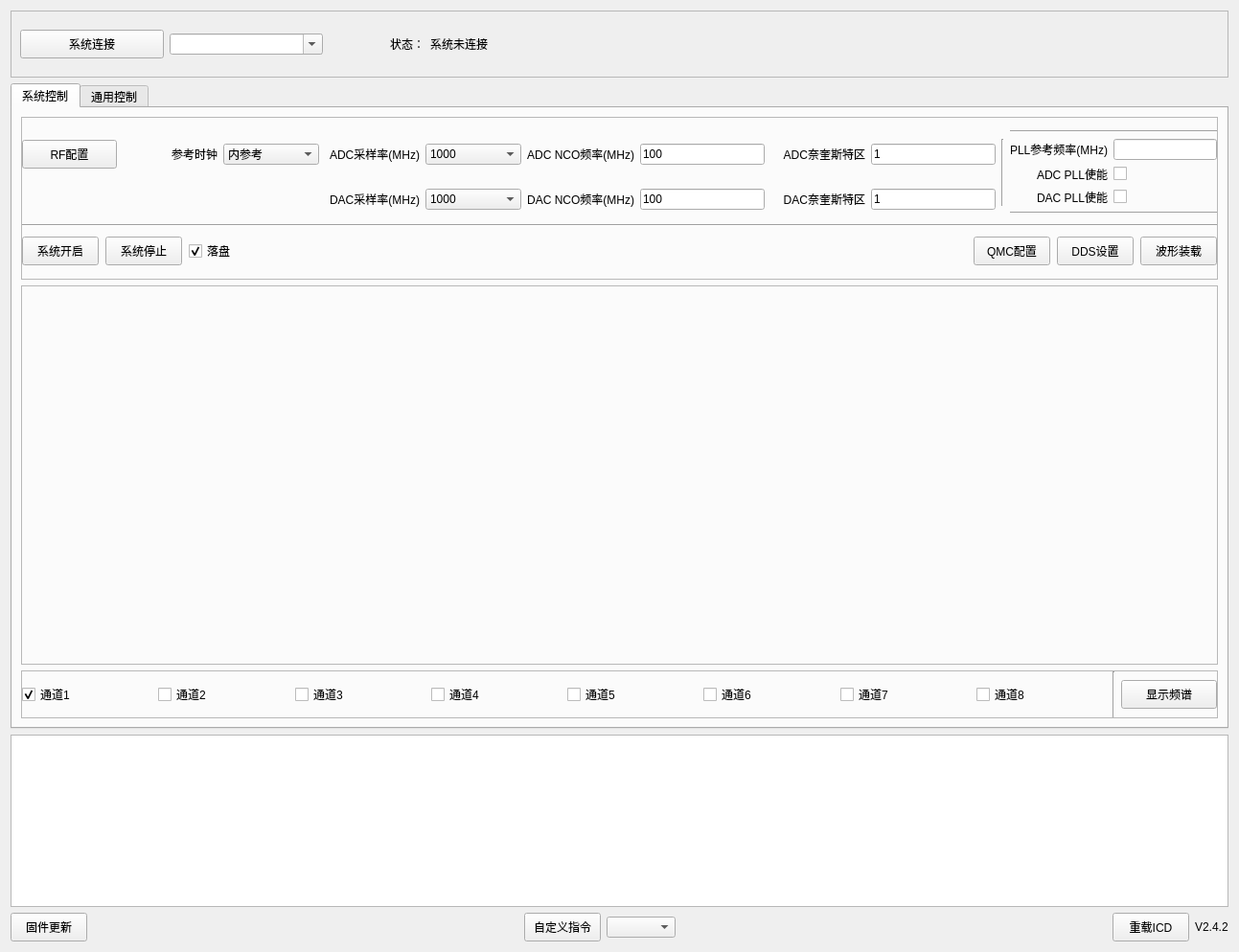
<?xml version="1.0" encoding="UTF-8"?>
<ui version="4.0">
 <class>Form</class>
 <widget class="QWidget" name="Form">
  <property name="windowModality">
   <enum>Qt::NonModal</enum>
  </property>
  <property name="geometry">
   <rect>
    <x>0</x>
    <y>0</y>
    <width>1293</width>
    <height>994</height>
   </rect>
  </property>
  <property name="sizePolicy">
   <sizepolicy hsizetype="Preferred" vsizetype="Preferred">
    <horstretch>0</horstretch>
    <verstretch>0</verstretch>
   </sizepolicy>
  </property>
  <property name="minimumSize">
   <size>
    <width>1200</width>
    <height>992</height>
   </size>
  </property>
  <property name="windowTitle">
   <string>Control</string>
  </property>
  <layout class="QVBoxLayout" name="verticalLayout">
   <item>
    <layout class="QGridLayout" name="gridLayout">
     <item row="3" column="6">
      <widget class="QLabel" name="label_4">
       <property name="text">
        <string>V2.4.2</string>
       </property>
      </widget>
     </item>
     <item row="3" column="1">
      <spacer name="horizontalSpacer_3">
       <property name="orientation">
        <enum>Qt::Horizontal</enum>
       </property>
       <property name="sizeHint" stdset="0">
        <size>
         <width>40</width>
         <height>20</height>
        </size>
       </property>
      </spacer>
     </item>
     <item row="3" column="3">
      <widget class="QComboBox" name="select_command">
       <property name="minimumSize">
        <size>
         <width>0</width>
         <height>0</height>
        </size>
       </property>
      </widget>
     </item>
     <item row="3" column="0">
      <widget class="QPushButton" name="btn_framwork_up">
       <property name="minimumSize">
        <size>
         <width>0</width>
         <height>30</height>
        </size>
       </property>
       <property name="text">
        <string>固件更新</string>
       </property>
      </widget>
     </item>
     <item row="0" column="0" colspan="7">
      <widget class="QFrame" name="frame_2">
       <property name="maximumSize">
        <size>
         <width>16777215</width>
         <height>70</height>
        </size>
       </property>
       <property name="frameShape">
        <enum>QFrame::StyledPanel</enum>
       </property>
       <property name="frameShadow">
        <enum>QFrame::Raised</enum>
       </property>
       <layout class="QHBoxLayout" name="horizontalLayout_2">
        <item>
         <layout class="QHBoxLayout" name="horizontalLayout">
          <item>
           <widget class="QPushButton" name="btn_connect">
            <property name="minimumSize">
             <size>
              <width>150</width>
              <height>30</height>
             </size>
            </property>
            <property name="maximumSize">
             <size>
              <width>150</width>
              <height>16777215</height>
             </size>
            </property>
            <property name="text">
             <string>系统连接</string>
            </property>
           </widget>
          </item>
          <item>
           <widget class="QComboBox" name="select_link_addr">
            <property name="minimumSize">
             <size>
              <width>160</width>
              <height>0</height>
             </size>
            </property>
            <property name="editable">
             <bool>true</bool>
            </property>
           </widget>
          </item>
          <item>
           <widget class="QLabel" name="label_2">
            <property name="minimumSize">
             <size>
              <width>100</width>
              <height>0</height>
             </size>
            </property>
            <property name="maximumSize">
             <size>
              <width>100</width>
              <height>16777215</height>
             </size>
            </property>
            <property name="text">
             <string>状态：</string>
            </property>
            <property name="alignment">
             <set>Qt::AlignRight|Qt::AlignTrailing|Qt::AlignVCenter</set>
            </property>
           </widget>
          </item>
          <item>
           <widget class="QLabel" name="label_status">
            <property name="text">
             <string>系统未连接</string>
            </property>
           </widget>
          </item>
          <item>
           <spacer name="horizontalSpacer">
            <property name="orientation">
             <enum>Qt::Horizontal</enum>
            </property>
            <property name="sizeHint" stdset="0">
             <size>
              <width>40</width>
              <height>20</height>
             </size>
            </property>
           </spacer>
          </item>
          <item>
           <widget class="QLabel" name="label">
            <property name="text">
             <string/>
            </property>
           </widget>
          </item>
          <item>
           <widget class="QLabel" name="label_3">
            <property name="text">
             <string/>
            </property>
           </widget>
          </item>
         </layout>
        </item>
        <item>
         <widget class="QLabel" name="lab_logo">
          <property name="minimumSize">
           <size>
            <width>60</width>
            <height>50</height>
           </size>
          </property>
          <property name="maximumSize">
           <size>
            <width>60</width>
            <height>50</height>
           </size>
          </property>
          <property name="text">
           <string/>
          </property>
         </widget>
        </item>
       </layout>
      </widget>
     </item>
     <item row="3" column="5">
      <widget class="QPushButton" name="btn_reload_icd">
       <property name="minimumSize">
        <size>
         <width>0</width>
         <height>30</height>
        </size>
       </property>
       <property name="text">
        <string>重载ICD</string>
       </property>
      </widget>
     </item>
     <item row="1" column="0" colspan="7">
      <widget class="QTabWidget" name="tabWidget">
       <property name="enabled">
        <bool>true</bool>
       </property>
       <property name="currentIndex">
        <number>0</number>
       </property>
       <property name="iconSize">
        <size>
         <width>16</width>
         <height>16</height>
        </size>
       </property>
       <property name="documentMode">
        <bool>false</bool>
       </property>
       <property name="tabsClosable">
        <bool>false</bool>
       </property>
       <property name="movable">
        <bool>false</bool>
       </property>
       <property name="tabBarAutoHide">
        <bool>false</bool>
       </property>
       <widget class="QWidget" name="tab_2">
        <attribute name="title">
         <string>系统控制</string>
        </attribute>
        <layout class="QGridLayout" name="gridLayout_4">
         <item row="0" column="0">
          <layout class="QGridLayout" name="gridLayout_3">
           <item row="1" column="0">
            <widget class="QFrame" name="frame_5">
             <property name="minimumSize">
              <size>
               <width>0</width>
               <height>300</height>
              </size>
             </property>
             <property name="frameShape">
              <enum>QFrame::StyledPanel</enum>
             </property>
             <property name="frameShadow">
              <enum>QFrame::Raised</enum>
             </property>
             <layout class="QHBoxLayout" name="horizontalLayout_8">
              <property name="leftMargin">
               <number>0</number>
              </property>
              <property name="topMargin">
               <number>0</number>
              </property>
              <property name="rightMargin">
               <number>0</number>
              </property>
              <property name="bottomMargin">
               <number>0</number>
              </property>
              <item>
               <layout class="QGridLayout" name="grid_graph">
                <property name="leftMargin">
                 <number>10</number>
                </property>
                <property name="topMargin">
                 <number>10</number>
                </property>
                <property name="rightMargin">
                 <number>10</number>
                </property>
                <property name="bottomMargin">
                 <number>10</number>
                </property>
               </layout>
              </item>
             </layout>
            </widget>
           </item>
           <item row="2" column="0">
            <widget class="QFrame" name="frame">
             <property name="minimumSize">
              <size>
               <width>0</width>
               <height>7</height>
              </size>
             </property>
             <property name="maximumSize">
              <size>
               <width>16777215</width>
               <height>50</height>
              </size>
             </property>
             <property name="frameShape">
              <enum>QFrame::StyledPanel</enum>
             </property>
             <property name="frameShadow">
              <enum>QFrame::Raised</enum>
             </property>
             <layout class="QHBoxLayout" name="horizontalLayout_6">
              <property name="leftMargin">
               <number>0</number>
              </property>
              <property name="topMargin">
               <number>0</number>
              </property>
              <property name="rightMargin">
               <number>0</number>
              </property>
              <property name="bottomMargin">
               <number>0</number>
              </property>
              <item>
               <layout class="QHBoxLayout" name="horizontalLayout_5">
                <item>
                 <widget class="QCheckBox" name="chk1">
                  <property name="text">
                   <string>通道1</string>
                  </property>
                  <property name="checked">
                   <bool>true</bool>
                  </property>
                 </widget>
                </item>
                <item>
                 <widget class="QCheckBox" name="chk2">
                  <property name="text">
                   <string>通道2</string>
                  </property>
                 </widget>
                </item>
                <item>
                 <widget class="QCheckBox" name="chk3">
                  <property name="text">
                   <string>通道3</string>
                  </property>
                 </widget>
                </item>
                <item>
                 <widget class="QCheckBox" name="chk4">
                  <property name="text">
                   <string>通道4</string>
                  </property>
                 </widget>
                </item>
                <item>
                 <widget class="QCheckBox" name="chk5">
                  <property name="text">
                   <string>通道5</string>
                  </property>
                 </widget>
                </item>
                <item>
                 <widget class="QCheckBox" name="chk6">
                  <property name="text">
                   <string>通道6</string>
                  </property>
                 </widget>
                </item>
                <item>
                 <widget class="QCheckBox" name="chk7">
                  <property name="text">
                   <string>通道7</string>
                  </property>
                 </widget>
                </item>
                <item>
                 <widget class="QCheckBox" name="chk8">
                  <property name="text">
                   <string>通道8</string>
                  </property>
                 </widget>
                </item>
                <item>
                 <widget class="Line" name="line">
                  <property name="orientation">
                   <enum>Qt::Vertical</enum>
                  </property>
                 </widget>
                </item>
                <item>
                 <widget class="QPushButton" name="btn_show_spectrum">
                  <property name="minimumSize">
                   <size>
                    <width>100</width>
                    <height>30</height>
                   </size>
                  </property>
                  <property name="maximumSize">
                   <size>
                    <width>100</width>
                    <height>16777215</height>
                   </size>
                  </property>
                  <property name="text">
                   <string>显示频谱</string>
                  </property>
                 </widget>
                </item>
               </layout>
              </item>
             </layout>
            </widget>
           </item>
           <item row="0" column="0">
            <widget class="QFrame" name="frame_4">
             <property name="minimumSize">
              <size>
               <width>0</width>
               <height>150</height>
              </size>
             </property>
             <property name="maximumSize">
              <size>
               <width>16777215</width>
               <height>170</height>
              </size>
             </property>
             <property name="frameShape">
              <enum>QFrame::StyledPanel</enum>
             </property>
             <property name="frameShadow">
              <enum>QFrame::Raised</enum>
             </property>
             <layout class="QVBoxLayout" name="verticalLayout_3">
              <property name="leftMargin">
               <number>0</number>
              </property>
              <property name="rightMargin">
               <number>0</number>
              </property>
              <item>
               <layout class="QGridLayout" name="gridLayout_7">
                <item row="2" column="7">
                 <widget class="QLabel" name="label_12">
                  <property name="maximumSize">
                   <size>
                    <width>1000</width>
                    <height>16777215</height>
                   </size>
                  </property>
                  <property name="text">
                   <string>DAC奈奎斯特区</string>
                  </property>
                  <property name="alignment">
                   <set>Qt::AlignRight|Qt::AlignTrailing|Qt::AlignVCenter</set>
                  </property>
                 </widget>
                </item>
                <item row="1" column="2">
                 <widget class="QComboBox" name="select_clock">
                  <property name="minimumSize">
                   <size>
                    <width>100</width>
                    <height>0</height>
                   </size>
                  </property>
                  <property name="maximumSize">
                   <size>
                    <width>130</width>
                    <height>16777215</height>
                   </size>
                  </property>
                  <item>
                   <property name="text">
                    <string>内参考</string>
                   </property>
                  </item>
                  <item>
                   <property name="text">
                    <string>外参考</string>
                   </property>
                  </item>
                 </widget>
                </item>
                <item row="1" column="7">
                 <widget class="QLabel" name="label_24">
                  <property name="minimumSize">
                   <size>
                    <width>0</width>
                    <height>0</height>
                   </size>
                  </property>
                  <property name="maximumSize">
                   <size>
                    <width>1000</width>
                    <height>16777215</height>
                   </size>
                  </property>
                  <property name="text">
                   <string>ADC奈奎斯特区</string>
                  </property>
                  <property name="alignment">
                   <set>Qt::AlignRight|Qt::AlignTrailing|Qt::AlignVCenter</set>
                  </property>
                 </widget>
                </item>
                <item row="1" column="3">
                 <widget class="QLabel" name="label_23">
                  <property name="minimumSize">
                   <size>
                    <width>0</width>
                    <height>0</height>
                   </size>
                  </property>
                  <property name="maximumSize">
                   <size>
                    <width>1000</width>
                    <height>16777215</height>
                   </size>
                  </property>
                  <property name="text">
                   <string>ADC采样率(MHz)</string>
                  </property>
                  <property name="alignment">
                   <set>Qt::AlignRight|Qt::AlignTrailing|Qt::AlignVCenter</set>
                  </property>
                 </widget>
                </item>
                <item row="2" column="6">
                 <widget class="QLineEdit" name="txt_dac_noc_f">
                  <property name="maximumSize">
                   <size>
                    <width>130</width>
                    <height>16777215</height>
                   </size>
                  </property>
                  <property name="text">
                   <string>100</string>
                  </property>
                 </widget>
                </item>
                <item row="2" column="8">
                 <widget class="QLineEdit" name="txt_dac_nyq">
                  <property name="maximumSize">
                   <size>
                    <width>130</width>
                    <height>16777215</height>
                   </size>
                  </property>
                  <property name="text">
                   <string>1</string>
                  </property>
                 </widget>
                </item>
                <item row="1" column="0">
                 <widget class="QPushButton" name="btn_rf_cfg">
                  <property name="minimumSize">
                   <size>
                    <width>0</width>
                    <height>30</height>
                   </size>
                  </property>
                  <property name="maximumSize">
                   <size>
                    <width>100</width>
                    <height>16777215</height>
                   </size>
                  </property>
                  <property name="text">
                   <string>RF配置</string>
                  </property>
                 </widget>
                </item>
                <item row="1" column="8">
                 <widget class="QLineEdit" name="txt_adc_nyq">
                  <property name="minimumSize">
                   <size>
                    <width>80</width>
                    <height>0</height>
                   </size>
                  </property>
                  <property name="maximumSize">
                   <size>
                    <width>130</width>
                    <height>16777215</height>
                   </size>
                  </property>
                  <property name="text">
                   <string>1</string>
                  </property>
                 </widget>
                </item>
                <item row="2" column="4">
                 <widget class="QComboBox" name="select_dac_sample">
                  <property name="minimumSize">
                   <size>
                    <width>100</width>
                    <height>0</height>
                   </size>
                  </property>
                  <property name="maximumSize">
                   <size>
                    <width>130</width>
                    <height>16777215</height>
                   </size>
                  </property>
                  <item>
                   <property name="text">
                    <string>1000</string>
                   </property>
                  </item>
                  <item>
                   <property name="text">
                    <string>2000</string>
                   </property>
                  </item>
                  <item>
                   <property name="text">
                    <string>4000</string>
                   </property>
                  </item>
                  <item>
                   <property name="text">
                    <string>6000</string>
                   </property>
                  </item>
                 </widget>
                </item>
                <item row="1" column="5">
                 <widget class="QLabel" name="label_25">
                  <property name="minimumSize">
                   <size>
                    <width>0</width>
                    <height>0</height>
                   </size>
                  </property>
                  <property name="maximumSize">
                   <size>
                    <width>1000</width>
                    <height>16777215</height>
                   </size>
                  </property>
                  <property name="text">
                   <string>ADC NCO频率(MHz)</string>
                  </property>
                  <property name="alignment">
                   <set>Qt::AlignRight|Qt::AlignTrailing|Qt::AlignVCenter</set>
                  </property>
                 </widget>
                </item>
                <item row="1" column="10" rowspan="2" colspan="2">
                 <layout class="QGridLayout" name="gridLayout_2">
                  <item row="1" column="3">
                   <widget class="QLineEdit" name="txt_pll_f">
                    <property name="maximumSize">
                     <size>
                      <width>130</width>
                      <height>16777215</height>
                     </size>
                    </property>
                    <property name="text">
                     <string/>
                    </property>
                   </widget>
                  </item>
                  <item row="1" column="2">
                   <widget class="QLabel" name="label_6">
                    <property name="text">
                     <string>PLL参考频率(MHz)</string>
                    </property>
                    <property name="alignment">
                     <set>Qt::AlignRight|Qt::AlignTrailing|Qt::AlignVCenter</set>
                    </property>
                   </widget>
                  </item>
                  <item row="1" column="0" rowspan="3">
                   <widget class="Line" name="line_3">
                    <property name="orientation">
                     <enum>Qt::Vertical</enum>
                    </property>
                   </widget>
                  </item>
                  <item row="0" column="2" colspan="2">
                   <widget class="Line" name="line_4">
                    <property name="orientation">
                     <enum>Qt::Horizontal</enum>
                    </property>
                   </widget>
                  </item>
                  <item row="2" column="3">
                   <widget class="QCheckBox" name="chk_pll_adc">
                    <property name="layoutDirection">
                     <enum>Qt::LeftToRight</enum>
                    </property>
                    <property name="text">
                     <string/>
                    </property>
                    <property name="iconSize">
                     <size>
                      <width>20</width>
                      <height>20</height>
                     </size>
                    </property>
                   </widget>
                  </item>
                  <item row="2" column="2">
                   <widget class="QLabel" name="label_5">
                    <property name="text">
                     <string>ADC PLL使能</string>
                    </property>
                    <property name="alignment">
                     <set>Qt::AlignRight|Qt::AlignTrailing|Qt::AlignVCenter</set>
                    </property>
                   </widget>
                  </item>
                  <item row="3" column="3">
                   <widget class="QCheckBox" name="chk_pll_dac">
                    <property name="layoutDirection">
                     <enum>Qt::LeftToRight</enum>
                    </property>
                    <property name="text">
                     <string/>
                    </property>
                   </widget>
                  </item>
                  <item row="4" column="2" colspan="2">
                   <widget class="Line" name="line_5">
                    <property name="orientation">
                     <enum>Qt::Horizontal</enum>
                    </property>
                   </widget>
                  </item>
                  <item row="3" column="2">
                   <widget class="QLabel" name="label_7">
                    <property name="text">
                     <string>DAC PLL使能</string>
                    </property>
                    <property name="alignment">
                     <set>Qt::AlignRight|Qt::AlignTrailing|Qt::AlignVCenter</set>
                    </property>
                   </widget>
                  </item>
                 </layout>
                </item>
                <item row="1" column="6">
                 <widget class="QLineEdit" name="txt_adc_noc_f">
                  <property name="minimumSize">
                   <size>
                    <width>80</width>
                    <height>0</height>
                   </size>
                  </property>
                  <property name="maximumSize">
                   <size>
                    <width>130</width>
                    <height>16777215</height>
                   </size>
                  </property>
                  <property name="text">
                   <string>100</string>
                  </property>
                 </widget>
                </item>
                <item row="2" column="5">
                 <widget class="QLabel" name="label_11">
                  <property name="maximumSize">
                   <size>
                    <width>1000</width>
                    <height>16777215</height>
                   </size>
                  </property>
                  <property name="text">
                   <string>DAC NCO频率(MHz)</string>
                  </property>
                  <property name="alignment">
                   <set>Qt::AlignRight|Qt::AlignTrailing|Qt::AlignVCenter</set>
                  </property>
                 </widget>
                </item>
                <item row="1" column="1">
                 <widget class="QLabel" name="lab_clock_2">
                  <property name="minimumSize">
                   <size>
                    <width>0</width>
                    <height>0</height>
                   </size>
                  </property>
                  <property name="maximumSize">
                   <size>
                    <width>100</width>
                    <height>16777215</height>
                   </size>
                  </property>
                  <property name="text">
                   <string>参考时钟</string>
                  </property>
                  <property name="alignment">
                   <set>Qt::AlignRight|Qt::AlignTrailing|Qt::AlignVCenter</set>
                  </property>
                 </widget>
                </item>
                <item row="1" column="4">
                 <widget class="QComboBox" name="select_adc_sample">
                  <property name="minimumSize">
                   <size>
                    <width>100</width>
                    <height>0</height>
                   </size>
                  </property>
                  <property name="maximumSize">
                   <size>
                    <width>130</width>
                    <height>16777215</height>
                   </size>
                  </property>
                  <item>
                   <property name="text">
                    <string>1000</string>
                   </property>
                  </item>
                  <item>
                   <property name="text">
                    <string>2000</string>
                   </property>
                  </item>
                  <item>
                   <property name="text">
                    <string>4000</string>
                   </property>
                  </item>
                 </widget>
                </item>
                <item row="2" column="3">
                 <widget class="QLabel" name="label_13">
                  <property name="maximumSize">
                   <size>
                    <width>1000</width>
                    <height>16777215</height>
                   </size>
                  </property>
                  <property name="text">
                   <string>DAC采样率(MHz)</string>
                  </property>
                  <property name="alignment">
                   <set>Qt::AlignRight|Qt::AlignTrailing|Qt::AlignVCenter</set>
                  </property>
                 </widget>
                </item>
               </layout>
              </item>
              <item>
               <widget class="Line" name="line_2">
                <property name="orientation">
                 <enum>Qt::Horizontal</enum>
                </property>
               </widget>
              </item>
              <item>
               <layout class="QGridLayout" name="gridLayout_5" columnstretch="0,0,0,0,0,0,0,0,0,0">
                <property name="spacing">
                 <number>7</number>
                </property>
                <item row="0" column="9">
                 <widget class="QPushButton" name="btn_wave">
                  <property name="minimumSize">
                   <size>
                    <width>0</width>
                    <height>30</height>
                   </size>
                  </property>
                  <property name="maximumSize">
                   <size>
                    <width>100</width>
                    <height>16777215</height>
                   </size>
                  </property>
                  <property name="text">
                   <string>波形装载</string>
                  </property>
                 </widget>
                </item>
                <item row="0" column="5">
                 <widget class="QPushButton" name="btn_qmc_cfg">
                  <property name="minimumSize">
                   <size>
                    <width>0</width>
                    <height>30</height>
                   </size>
                  </property>
                  <property name="maximumSize">
                   <size>
                    <width>100</width>
                    <height>16777215</height>
                   </size>
                  </property>
                  <property name="text">
                   <string>QMC配置</string>
                  </property>
                 </widget>
                </item>
                <item row="0" column="6">
                 <widget class="QPushButton" name="btn_dss_cfg">
                  <property name="minimumSize">
                   <size>
                    <width>0</width>
                    <height>30</height>
                   </size>
                  </property>
                  <property name="maximumSize">
                   <size>
                    <width>100</width>
                    <height>16777215</height>
                   </size>
                  </property>
                  <property name="text">
                   <string>DDS设置</string>
                  </property>
                 </widget>
                </item>
                <item row="0" column="2">
                 <widget class="QCheckBox" name="chk_write_file">
                  <property name="text">
                   <string>落盘</string>
                  </property>
                  <property name="checked">
                   <bool>true</bool>
                  </property>
                 </widget>
                </item>
                <item row="0" column="1">
                 <widget class="QPushButton" name="btn_stop">
                  <property name="minimumSize">
                   <size>
                    <width>0</width>
                    <height>30</height>
                   </size>
                  </property>
                  <property name="maximumSize">
                   <size>
                    <width>100</width>
                    <height>16777215</height>
                   </size>
                  </property>
                  <property name="text">
                   <string>系统停止</string>
                  </property>
                 </widget>
                </item>
                <item row="0" column="0">
                 <widget class="QPushButton" name="btn_start">
                  <property name="minimumSize">
                   <size>
                    <width>0</width>
                    <height>30</height>
                   </size>
                  </property>
                  <property name="maximumSize">
                   <size>
                    <width>100</width>
                    <height>16777215</height>
                   </size>
                  </property>
                  <property name="text">
                   <string>系统开启</string>
                  </property>
                 </widget>
                </item>
                <item row="0" column="3">
                 <spacer name="horizontalSpacer_2">
                  <property name="orientation">
                   <enum>Qt::Horizontal</enum>
                  </property>
                  <property name="sizeHint" stdset="0">
                   <size>
                    <width>40</width>
                    <height>20</height>
                   </size>
                  </property>
                 </spacer>
                </item>
               </layout>
              </item>
             </layout>
            </widget>
           </item>
          </layout>
         </item>
        </layout>
       </widget>
       <widget class="QWidget" name="tab">
        <property name="enabled">
         <bool>false</bool>
        </property>
        <property name="focusPolicy">
         <enum>Qt::NoFocus</enum>
        </property>
        <attribute name="title">
         <string>通用控制</string>
        </attribute>
        <layout class="QVBoxLayout" name="verticalLayout_2"/>
       </widget>
      </widget>
     </item>
     <item row="2" column="0" colspan="7">
      <widget class="QTextBrowser" name="textBrowser">
       <property name="maximumSize">
        <size>
         <width>16777215</width>
         <height>180</height>
        </size>
       </property>
      </widget>
     </item>
     <item row="3" column="2">
      <widget class="QPushButton" name="btn_auto_command">
       <property name="minimumSize">
        <size>
         <width>0</width>
         <height>30</height>
        </size>
       </property>
       <property name="text">
        <string>自定义指令</string>
       </property>
      </widget>
     </item>
     <item row="3" column="4">
      <spacer name="horizontalSpacer_4">
       <property name="orientation">
        <enum>Qt::Horizontal</enum>
       </property>
       <property name="sizeHint" stdset="0">
        <size>
         <width>40</width>
         <height>20</height>
        </size>
       </property>
      </spacer>
     </item>
    </layout>
   </item>
  </layout>
 </widget>
 <resources/>
 <connections/>
</ui>
